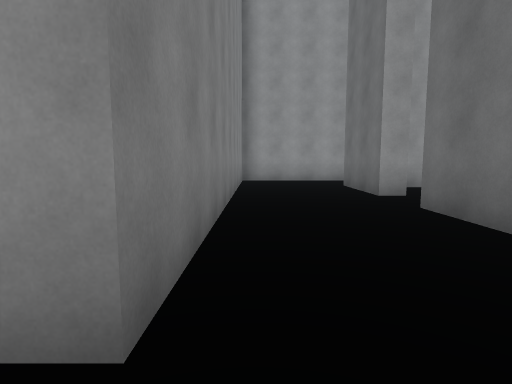
[1] (above)

13 first-person views from a walk through a Unity game level. The camera is 1.3 m above the floor, tilts 6° down and sees 80° across. The floor is counted in squares, 2 m on a side. Each view is taken from the middle of a square. On the plan, view 1 faces up. The plan holds only what a view shows up to about 10 squares ahead; the rest is blank. The player character is not drawn.

[2]
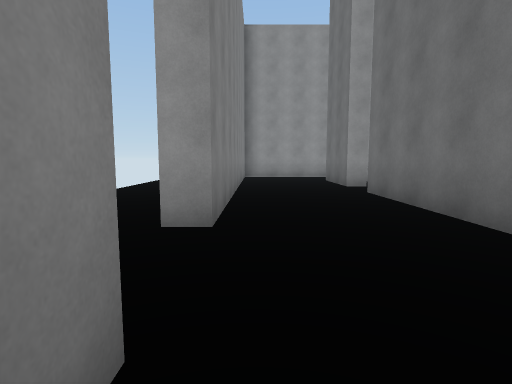

[3]
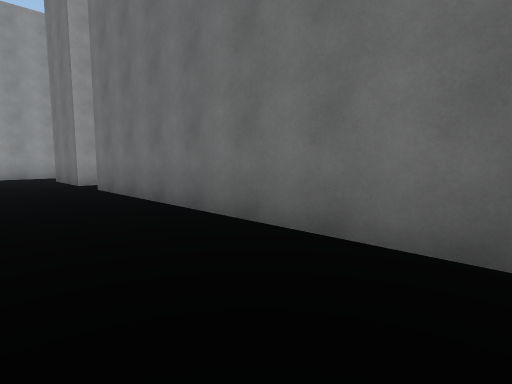

[4]
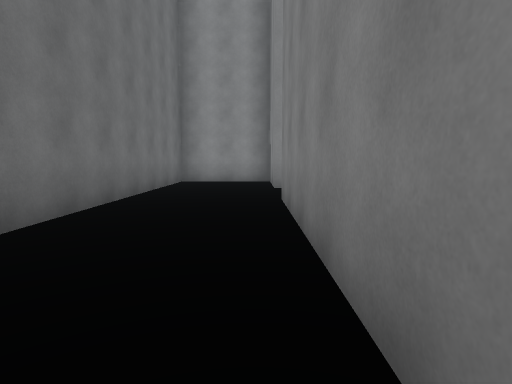

[5]
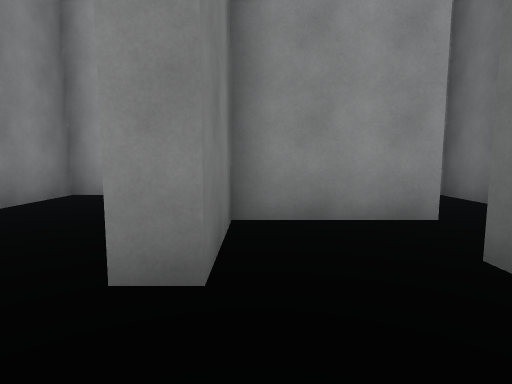

[6]
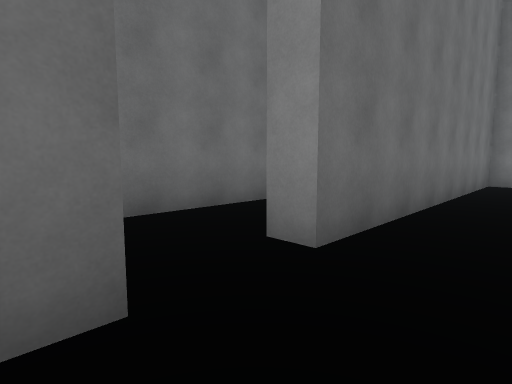

[7]
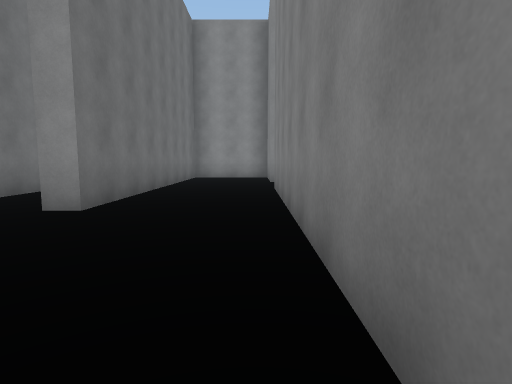

[8]
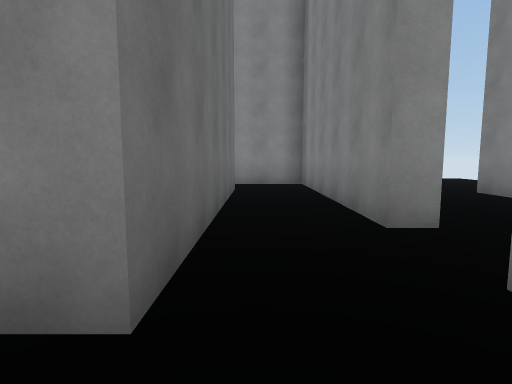

[9]
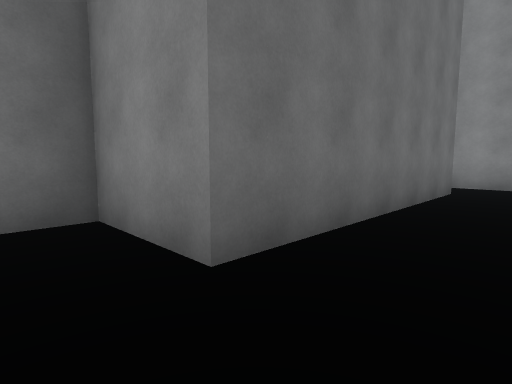

[10]
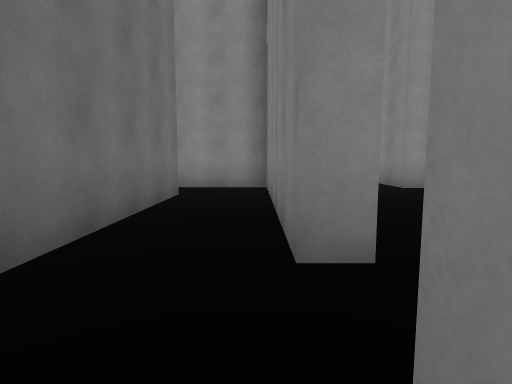

[11]
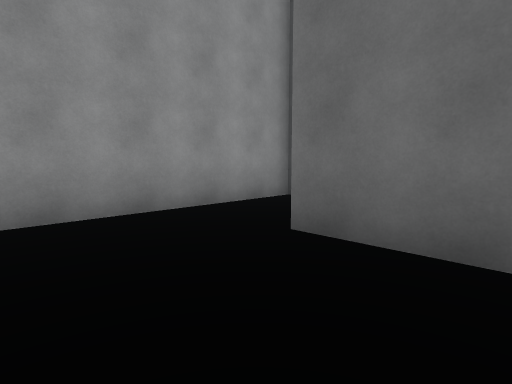

[12]
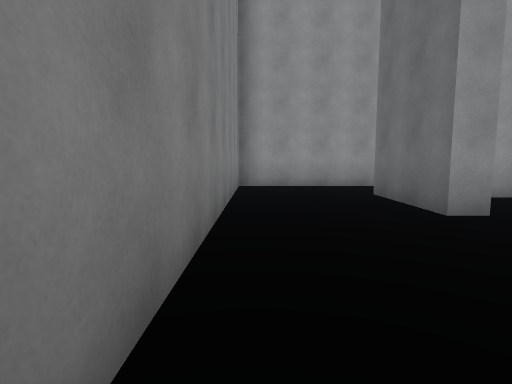

[13]
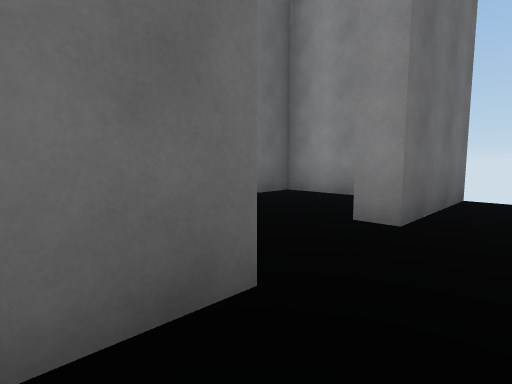

### Floor plan
Points are (right, up) in squares from view 1. A wall is a line through its corners. A room is listed if a view was taken in it or the views show most of it. See-through windows are left out.
Room 1 (views 1, 2, 3, 4, 6, 7, 11, 12)
walls: (2.7, 5.5) (2.2, 5.5) (2.2, 7.9); (-0.4, -1.1) (-0.4, -3.3) (2.2, -3.3) (2.2, 4.1); (4.5, 9.6) (-0.4, 9.6) (-0.4, 0.9)
ways out: opening at (2, 5) to room 2; opening at (-1, -0.5) to room 4
Room 2 (view 5)
walls: (4.5, 0.1) (4.5, 5.9); (2.2, 4.1) (2.7, 4.1) (2.7, -1.3) (4.9, -1.3)
ways out: opening at (2, 5) to room 1; opening at (3.5, 6) to room 3
Room 3 (views 8, 9, 10)
walls: (5, 7.3) (2.7, 7.3) (2.7, 5.5)
ways out: opening at (3.5, 6) to room 2
Room 4 (view 13)
walls: (-0.4, 0.9) (-0.9, 0.9) (-0.9, 2); (-0.9, -3.9) (-0.9, -1.1) (-0.4, -1.1)
ways out: opening at (-1, -0.5) to room 1

Where each view was taken, in squares from view 1:
view 1: 0 up, 0 right, facing up
view 2: 2 down, 0 right, facing up
view 3: 3 down, 0 right, facing up-right
view 4: 6 up, 0 right, facing down
view 5: 4 up, 3 right, facing up
view 6: 6 up, 1 right, facing down-right
view 7: 8 up, 0 right, facing down
view 8: 7 up, 4 right, facing down
view 9: 7 up, 3 right, facing down-right
view 10: 6 up, 3 right, facing down
view 11: 6 up, 0 right, facing up-right
view 12: 2 up, 0 right, facing up
view 13: 2 up, 2 left, facing down-right
